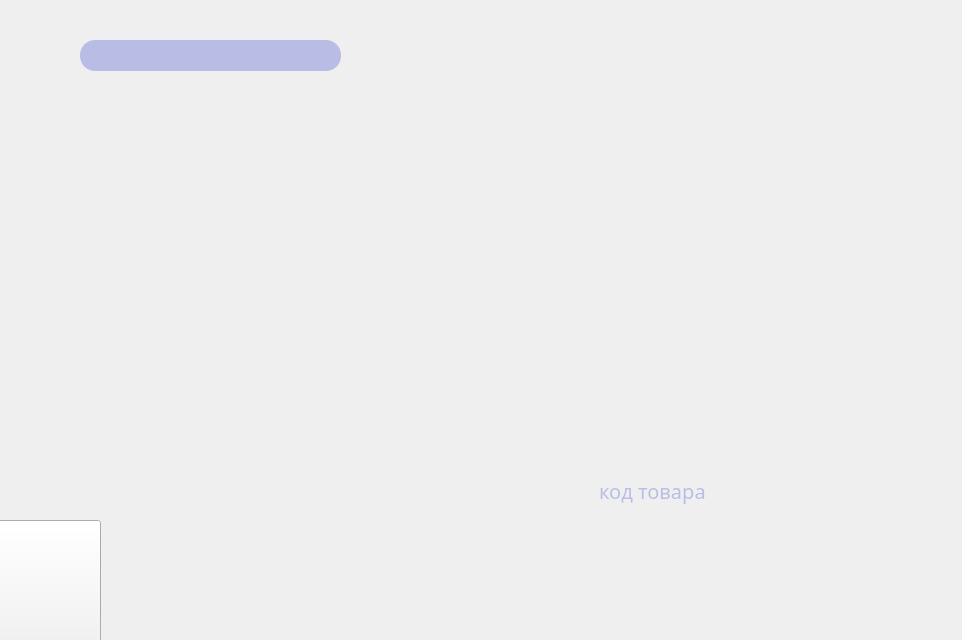
<?xml version="1.0" encoding="UTF-8"?>
<ui version="4.0">
 <class>MainWindow</class>
 <widget class="QMainWindow" name="MainWindow">
  <property name="geometry">
   <rect>
    <x>0</x>
    <y>0</y>
    <width>962</width>
    <height>640</height>
   </rect>
  </property>
  <property name="minimumSize">
   <size>
    <width>962</width>
    <height>640</height>
   </size>
  </property>
  <property name="maximumSize">
   <size>
    <width>962</width>
    <height>640</height>
   </size>
  </property>
  <property name="windowTitle">
   <string>AppCatalog</string>
  </property>
  <property name="styleSheet">
   <string notr="true">background-image:url(&quot;icons_new/back.jpg&quot;);
font-family:Comfortaa;</string>
  </property>
  <widget class="QWidget" name="centralwidget">
   <property name="styleSheet">
    <string notr="true">background:(0,0,0,0);</string>
   </property>
   <widget class="QPushButton" name="Photo">
    <property name="geometry">
     <rect>
      <x>480</x>
      <y>40</y>
      <width>441</width>
      <height>441</height>
     </rect>
    </property>
    <property name="styleSheet">
     <string notr="true">
QPushButton{
background:none;
border-radius:220px;
border: 3px solid rgba(0,0,0,0);
background-repeat: no-repeat;

}

QPushButton:hover{
border:3px solid rgba(0,0,0,60);
background-color:rgba(0,0,0,60);

background-repeat: no-repeat;

}

QPushButton:pressed{
background-color:rgba(0,0,0,100);
background-repeat: no-repeat;
border:3px solid rgba(0,0,0,100);
}

</string>
    </property>
    <property name="text">
     <string/>
    </property>
   </widget>
   <widget class="QWidget" name="widget" native="true">
    <property name="geometry">
     <rect>
      <x>70</x>
      <y>100</y>
      <width>391</width>
      <height>231</height>
     </rect>
    </property>
    <property name="styleSheet">
     <string notr="true">border:none;
background:rgba(0,0,0,0)</string>
    </property>
    <layout class="QVBoxLayout" name="verticalLayout">
     <item>
      <widget class="QLabel" name="title">
       <property name="styleSheet">
        <string notr="true">font-family:Comfortaa;
color:rgba(184,188,228,255);
font-size:24.5pt;
background:none;</string>
       </property>
       <property name="text">
        <string/>
       </property>
      </widget>
     </item>
     <item>
      <widget class="QTextEdit" name="description1">
       <property name="styleSheet">
        <string notr="true">font-size:8pt;
color:rgba(131,211,244,255);
border:none;
background-color:rgba(0,0,0,0);
padding-bottom:7px;
</string>
       </property>
       <property name="html">
        <string>&lt;!DOCTYPE HTML PUBLIC &quot;-//W3C//DTD HTML 4.0//EN&quot; &quot;http://www.w3.org/TR/REC-html40/strict.dtd&quot;&gt;
&lt;html&gt;&lt;head&gt;&lt;meta name=&quot;qrichtext&quot; content=&quot;1&quot; /&gt;&lt;meta charset=&quot;utf-8&quot; /&gt;&lt;style type=&quot;text/css&quot;&gt;
p, li { white-space: pre-wrap; }
hr { height: 1px; border-width: 0; }
li.unchecked::marker { content: &quot;\2610&quot;; }
li.checked::marker { content: &quot;\2612&quot;; }
&lt;/style&gt;&lt;/head&gt;&lt;body style=&quot; font-family:'Comfortaa'; font-size:8pt; font-weight:400; font-style:normal;&quot;&gt;
&lt;p style=&quot;-qt-paragraph-type:empty; margin-top:0px; margin-bottom:0px; margin-left:0px; margin-right:0px; -qt-block-indent:0; text-indent:0px;&quot;&gt;&lt;br /&gt;&lt;/p&gt;&lt;/body&gt;&lt;/html&gt;</string>
       </property>
      </widget>
     </item>
     <item>
      <layout class="QHBoxLayout" name="horizontalLayout">
       <item>
        <widget class="QTextEdit" name="description2">
         <property name="styleSheet">
          <string notr="true">font-size:8pt;
color:rgba(185,218,242,255);
border:none;</string>
         </property>
         <property name="html">
          <string>&lt;!DOCTYPE HTML PUBLIC &quot;-//W3C//DTD HTML 4.0//EN&quot; &quot;http://www.w3.org/TR/REC-html40/strict.dtd&quot;&gt;
&lt;html&gt;&lt;head&gt;&lt;meta name=&quot;qrichtext&quot; content=&quot;1&quot; /&gt;&lt;meta charset=&quot;utf-8&quot; /&gt;&lt;style type=&quot;text/css&quot;&gt;
p, li { white-space: pre-wrap; }
hr { height: 1px; border-width: 0; }
li.unchecked::marker { content: &quot;\2610&quot;; }
li.checked::marker { content: &quot;\2612&quot;; }
&lt;/style&gt;&lt;/head&gt;&lt;body style=&quot; font-family:'Comfortaa'; font-size:8pt; font-weight:400; font-style:normal;&quot;&gt;
&lt;p style=&quot;-qt-paragraph-type:empty; margin-top:0px; margin-bottom:0px; margin-left:0px; margin-right:0px; -qt-block-indent:0; text-indent:0px;&quot;&gt;&lt;br /&gt;&lt;/p&gt;&lt;/body&gt;&lt;/html&gt;</string>
         </property>
        </widget>
       </item>
       <item>
        <widget class="QTextEdit" name="description3">
         <property name="styleSheet">
          <string notr="true">font-size:8pt;
color:rgba(185,218,242,255);
background:(0,0,0,0);
border:none;
padding-right:15px;</string>
         </property>
         <property name="html">
          <string>&lt;!DOCTYPE HTML PUBLIC &quot;-//W3C//DTD HTML 4.0//EN&quot; &quot;http://www.w3.org/TR/REC-html40/strict.dtd&quot;&gt;
&lt;html&gt;&lt;head&gt;&lt;meta name=&quot;qrichtext&quot; content=&quot;1&quot; /&gt;&lt;meta charset=&quot;utf-8&quot; /&gt;&lt;style type=&quot;text/css&quot;&gt;
p, li { white-space: pre-wrap; }
hr { height: 1px; border-width: 0; }
li.unchecked::marker { content: &quot;\2610&quot;; }
li.checked::marker { content: &quot;\2612&quot;; }
&lt;/style&gt;&lt;/head&gt;&lt;body style=&quot; font-family:'Comfortaa'; font-size:8pt; font-weight:400; font-style:normal;&quot;&gt;
&lt;p style=&quot;-qt-paragraph-type:empty; margin-top:0px; margin-bottom:0px; margin-left:0px; margin-right:0px; -qt-block-indent:0; text-indent:0px;&quot;&gt;&lt;br /&gt;&lt;/p&gt;&lt;/body&gt;&lt;/html&gt;</string>
         </property>
        </widget>
       </item>
      </layout>
     </item>
    </layout>
   </widget>
   <widget class="QPushButton" name="Right">
    <property name="geometry">
     <rect>
      <x>910</x>
      <y>230</y>
      <width>41</width>
      <height>121</height>
     </rect>
    </property>
    <property name="styleSheet">
     <string notr="true">QPushButton{
border:none;
background:none;
}

QPushButton::hover{
border-radius:10px;
background-color:rgba(0,0,0,40);
}

QPushButton::pressed{
background-color:rgba(0,0,0,60);
}</string>
    </property>
    <property name="text">
     <string/>
    </property>
    <property name="icon">
     <iconset resource="resourses_new.qrc">
      <normaloff>:/resourses_new/icons_new/arrow_forward_ios_24dp_FILL0_wght400_GRAD0_opsz24.svg</normaloff>:/resourses_new/icons_new/arrow_forward_ios_24dp_FILL0_wght400_GRAD0_opsz24.svg</iconset>
    </property>
    <property name="iconSize">
     <size>
      <width>43</width>
      <height>43</height>
     </size>
    </property>
   </widget>
   <widget class="QPushButton" name="Left">
    <property name="geometry">
     <rect>
      <x>10</x>
      <y>230</y>
      <width>41</width>
      <height>121</height>
     </rect>
    </property>
    <property name="styleSheet">
     <string notr="true">QPushButton{
border:none;
background:none;
}

QPushButton::hover{
border-radius:10px;
background-color:rgba(0,0,0,40);
}

QPushButton::pressed{
background-color:rgba(0,0,0,60);
}</string>
    </property>
    <property name="text">
     <string/>
    </property>
    <property name="icon">
     <iconset resource="resourses_new.qrc">
      <normaloff>:/resourses_new/icons_new/arrow_back_ios_24dp_FILL0_wght400_GRAD0_opsz24.svg</normaloff>:/resourses_new/icons_new/arrow_back_ios_24dp_FILL0_wght400_GRAD0_opsz24.svg</iconset>
    </property>
    <property name="iconSize">
     <size>
      <width>43</width>
      <height>43</height>
     </size>
    </property>
   </widget>
   <widget class="QFrame" name="Widget">
    <property name="geometry">
     <rect>
      <x>590</x>
      <y>460</y>
      <width>251</width>
      <height>61</height>
     </rect>
    </property>
    <property name="styleSheet">
     <string notr="true">background:none;
border:none;</string>
    </property>
    <layout class="QHBoxLayout" name="horizontalLayout_3">
     <item>
      <widget class="QLabel" name="label_2">
       <property name="styleSheet">
        <string notr="true">border:none;
background:rgba(0,0,0,0);
color:rgba(184,188,228,245);
font-size:15pt;</string>
       </property>
       <property name="text">
        <string>код товара</string>
       </property>
      </widget>
     </item>
     <item>
      <widget class="QLabel" name="code">
       <property name="styleSheet">
        <string notr="true">border:none;
background:rgba(0,0,0,0);
color:rgba(35,223,232,255);
font-size:15pt;</string>
       </property>
       <property name="text">
        <string/>
       </property>
      </widget>
     </item>
    </layout>
   </widget>
   <widget class="QPushButton" name="Telephone_Button">
    <property name="geometry">
     <rect>
      <x>80</x>
      <y>370</y>
      <width>91</width>
      <height>91</height>
     </rect>
    </property>
    <property name="styleSheet">
     <string notr="true">QPushButton{
border:none;
background:none;
border-radius:45px;
}
QPushButton:hover{
border:3px solid rgba(0,0,0,60);
background:rgba(0,0,0,60);
}
QPushButton:pressed{
border:3px solid rgba(0,0,0,100);
background:rgba(0,0,0,90);

}</string>
    </property>
    <property name="text">
     <string/>
    </property>
    <property name="icon">
     <iconset resource="resourses_new.qrc">
      <normaloff>:/resourses_new/icons_new/call_24dp_FILL0_wght400_GRAD0_opsz24 (1).svg</normaloff>:/resourses_new/icons_new/call_24dp_FILL0_wght400_GRAD0_opsz24 (1).svg</iconset>
    </property>
    <property name="iconSize">
     <size>
      <width>43</width>
      <height>43</height>
     </size>
    </property>
   </widget>
   <widget class="QPushButton" name="pushButton_4">
    <property name="geometry">
     <rect>
      <x>190</x>
      <y>370</y>
      <width>91</width>
      <height>91</height>
     </rect>
    </property>
    <property name="styleSheet">
     <string notr="true">QPushButton{
border:none;
background:none;
border-radius:45px;
}
QPushButton:hover{
border:3px solid rgba(0,0,0,60);
background:rgba(0,0,0,60);
}
QPushButton:pressed{
border:3px solid rgba(0,0,0,100);
background:rgba(0,0,0,90);

}</string>
    </property>
    <property name="text">
     <string/>
    </property>
    <property name="icon">
     <iconset resource="resourses_new.qrc">
      <normaloff>:/resourses_new/icons_new/shopping_cart_24dp_FILL0_wght400_GRAD0_opsz24 (1).svg</normaloff>:/resourses_new/icons_new/shopping_cart_24dp_FILL0_wght400_GRAD0_opsz24 (1).svg</iconset>
    </property>
    <property name="iconSize">
     <size>
      <width>43</width>
      <height>43</height>
     </size>
    </property>
   </widget>
   <widget class="QPushButton" name="Categories_Button">
    <property name="geometry">
     <rect>
      <x>-10</x>
      <y>520</y>
      <width>111</width>
      <height>161</height>
     </rect>
    </property>
    <property name="styleSheet">
     <string notr="true">QPushButton{
background:rgba(0,0,0,0)

}
QPushButton::hover{
color:black;
}
;</string>
    </property>
    <property name="text">
     <string/>
    </property>
    <property name="icon">
     <iconset resource="resourses_new.qrc">
      <normaloff>:/resourses_new/icons_new/Кнопка категорий.svg</normaloff>:/resourses_new/icons_new/Кнопка категорий.svg</iconset>
    </property>
    <property name="iconSize">
     <size>
      <width>90</width>
      <height>90</height>
     </size>
    </property>
    <property name="autoExclusive">
     <bool>false</bool>
    </property>
    <property name="autoRepeatDelay">
     <number>500</number>
    </property>
    <property name="autoDefault">
     <bool>false</bool>
    </property>
    <property name="default">
     <bool>false</bool>
    </property>
    <property name="flat">
     <bool>false</bool>
    </property>
   </widget>
   <widget class="QTextEdit" name="field">
    <property name="geometry">
     <rect>
      <x>80</x>
      <y>40</y>
      <width>261</width>
      <height>31</height>
     </rect>
    </property>
    <property name="styleSheet">
     <string notr="true">border:none;
background:#b9bce4;
border-radius:15px;
padding-top:5px;
color:white;</string>
    </property>
    <property name="html">
     <string>&lt;!DOCTYPE HTML PUBLIC &quot;-//W3C//DTD HTML 4.0//EN&quot; &quot;http://www.w3.org/TR/REC-html40/strict.dtd&quot;&gt;
&lt;html&gt;&lt;head&gt;&lt;meta name=&quot;qrichtext&quot; content=&quot;1&quot; /&gt;&lt;meta charset=&quot;utf-8&quot; /&gt;&lt;style type=&quot;text/css&quot;&gt;
p, li { white-space: pre-wrap; }
hr { height: 1px; border-width: 0; }
li.unchecked::marker { content: &quot;\2610&quot;; }
li.checked::marker { content: &quot;\2612&quot;; }
&lt;/style&gt;&lt;/head&gt;&lt;body style=&quot; font-family:'Comfortaa'; font-size:9pt; font-weight:400; font-style:normal;&quot;&gt;
&lt;p align=&quot;center&quot; style=&quot;-qt-paragraph-type:empty; margin-top:0px; margin-bottom:0px; margin-left:0px; margin-right:0px; -qt-block-indent:0; text-indent:0px;&quot;&gt;&lt;br /&gt;&lt;/p&gt;&lt;/body&gt;&lt;/html&gt;</string>
    </property>
   </widget>
   <widget class="QPushButton" name="search">
    <property name="geometry">
     <rect>
      <x>90</x>
      <y>40</y>
      <width>31</width>
      <height>31</height>
     </rect>
    </property>
    <property name="styleSheet">
     <string notr="true">
QPushButton{
border:none;
background:none;
border-radius:15px;
}
QPushButton::pressed
{
background:rgba(212,214,241,60);
}</string>
    </property>
    <property name="text">
     <string/>
    </property>
    <property name="icon">
     <iconset resource="resourses_new.qrc">
      <normaloff>:/resourses_new/icons/search_24dp_FILL0_wght400_GRAD0_opsz24.svg</normaloff>:/resourses_new/icons/search_24dp_FILL0_wght400_GRAD0_opsz24.svg</iconset>
    </property>
    <property name="iconSize">
     <size>
      <width>25</width>
      <height>25</height>
     </size>
    </property>
   </widget>
  </widget>
 </widget>
 <tabstops>
  <tabstop>Photo</tabstop>
  <tabstop>description1</tabstop>
  <tabstop>description2</tabstop>
  <tabstop>description3</tabstop>
  <tabstop>Right</tabstop>
 </tabstops>
 <resources>
  <include location="resourses_new.qrc"/>
 </resources>
 <connections/>
</ui>
